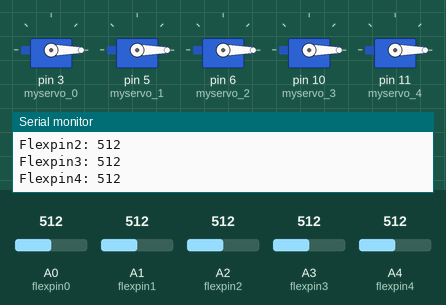
A sketch run on a simulated Arduino Uno, built with avr-gcc and run on an emulated ATmega328P. On the bench: 5 × servo, the last lines printed to the serial monitor. The test bench sets the inputs (shaded band); at power-on: A0 (flexpin0) = 512, A1 (flexpin1) = 512, A2 (flexpin2) = 512, A3 (flexpin3) = 512, A4 (flexpin4) = 512.

Above: at 1.2 s.
1.3 s: A0 (flexpin0) set to 992
At 2.5 s:
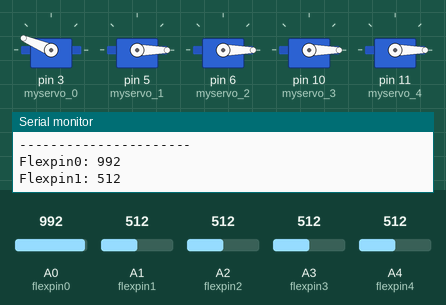
2.8 s: A1 (flexpin1) set to 992
At 3.4 s:
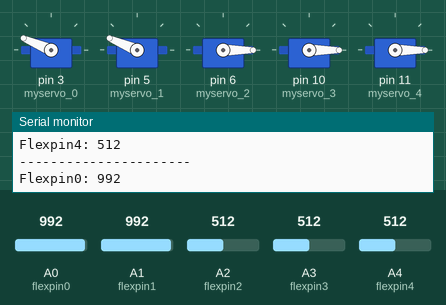
4.3 s: A2 (flexpin2) set to 992
At 5.5 s:
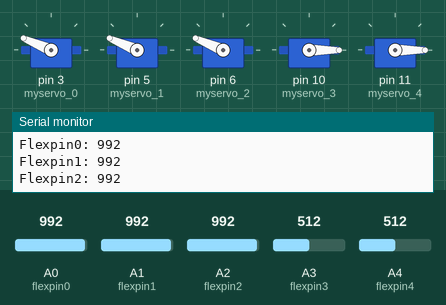
5.9 s: A3 (flexpin3) set to 992
At 6.5 s:
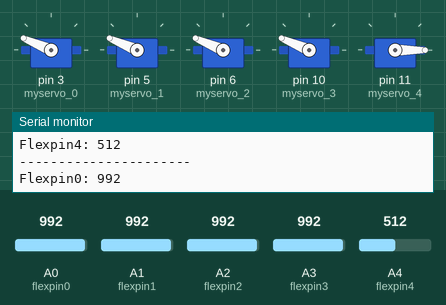
7.4 s: A4 (flexpin4) set to 992
At 8.4 s:
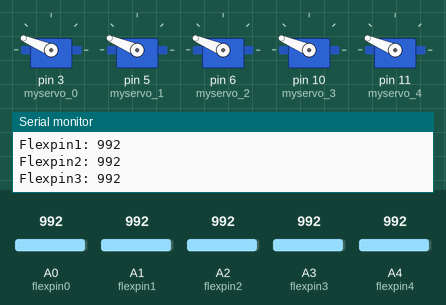
8.9 s: A0 (flexpin0) set to 716
At 10.3 s:
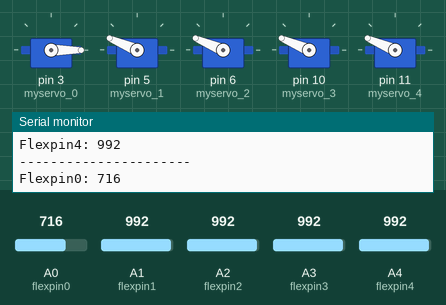
Timing chart, 0 to 11.5 s (numbered marks = the images above; inputs shaded):
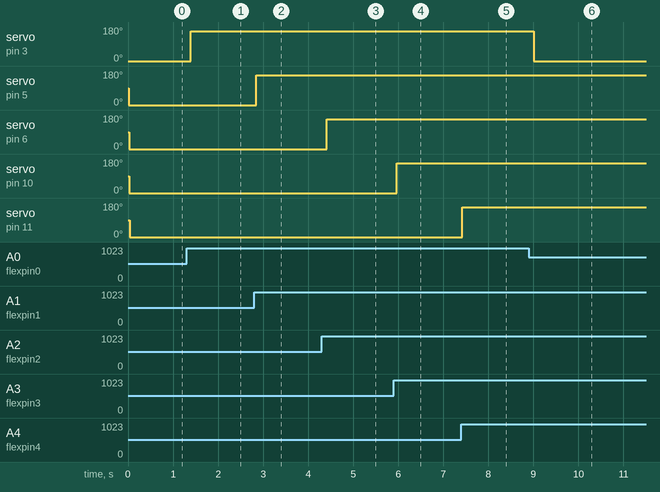

Measured:
- after the input at 1.3 s, servo on pin 3 (myservo_0): 0° → 157° after 0.09 s
- after the input at 2.8 s, servo on pin 5 (myservo_1): 0° → 157° after 0.05 s
- after the input at 4.3 s, servo on pin 6 (myservo_2): 0° → 157° after 0.11 s
- after the input at 5.9 s, servo on pin 10 (myservo_3): 0° → 157° after 0.07 s
- after the input at 7.4 s, servo on pin 11 (myservo_4): 0° → 157° at once
- after the input at 8.9 s, servo on pin 3 (myservo_0): 157° → 0° after 0.11 s

The sketch:

sketch_apr24d.ino
```cpp
#include <Servo.h>

Servo myservo_0;
Servo myservo_1;
Servo myservo_2;
Servo myservo_3;
Servo myservo_4;

int flexpin0 = A0;
int flexpin1 = A1;
int flexpin2 = A2;
int flexpin3 = A3;
int flexpin4 = A4;

int val0;
int val1;
int val2;
int val3;
int val4;

void setup() {
  myservo_0.attach(3);
  myservo_1.attach(5);
  myservo_2.attach(6);
  myservo_3.attach(10);
  myservo_4.attach(11);
  Serial.begin(9600);
}

void loop() {
  val0 = analogRead(flexpin0);
  Serial.println("Flexpin0: " + String(val0));
  val0 = map(val0, 780, 1023, 0, 180);
  myservo_0.write(val0);
  delay(10);

  val1 = analogRead(flexpin1);
  Serial.println("Flexpin1: " + String(val1));
  val1 = map(val1, 780, 1023, 0, 180);
  myservo_1.write(val1);
  delay(10);

  val2 = analogRead(flexpin2);
  Serial.println("Flexpin2: " + String(val2));
  val2 = map(val2, 780, 1023, 0, 180);
  myservo_2.write(val2);
  delay(10);

  val3 = analogRead(flexpin3);
  Serial.println("Flexpin3: " + String(val3));
  val3 = map(val3, 780, 1023, 0, 180);
  myservo_3.write(val3);
  delay(10);

  val4 = analogRead(flexpin4);
  Serial.println("Flexpin4: " + String(val4));
  val4 = map(val4, 780, 1023, 0, 180);
  myservo_4.write(val4);
  delay(10);

  Serial.println("----------------------");


}
```
